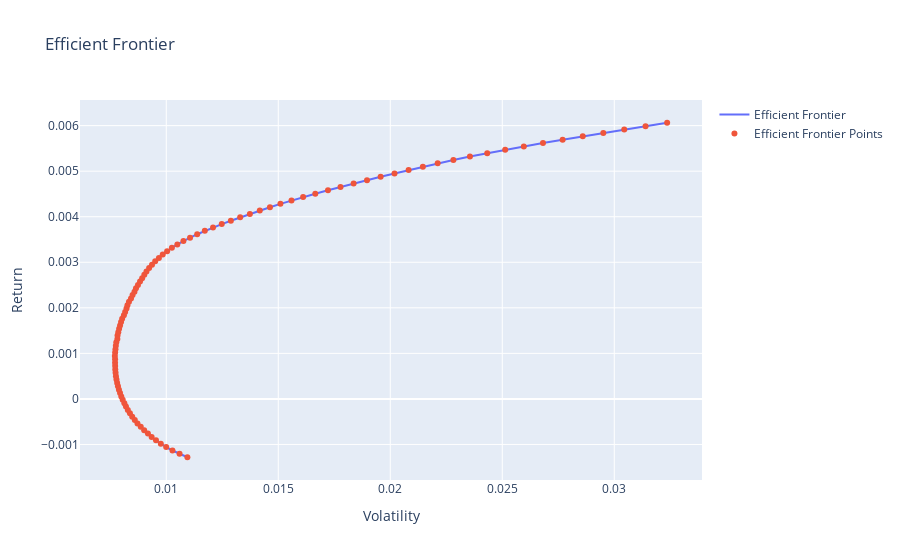
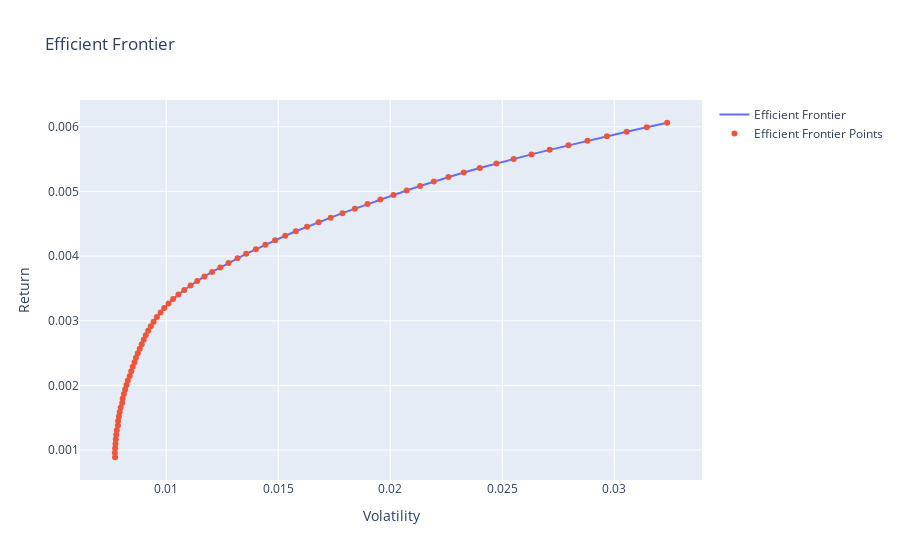

Notebook code for these charts, in order:
### Code cell
# Call the plot_efficient_frontier_parabola function
portfolio_optimizer2.plot_efficient_frontier_parabola()

# Call the plot_efficient_frontier function
portfolio_optimizer2.plot_efficient_frontier()
